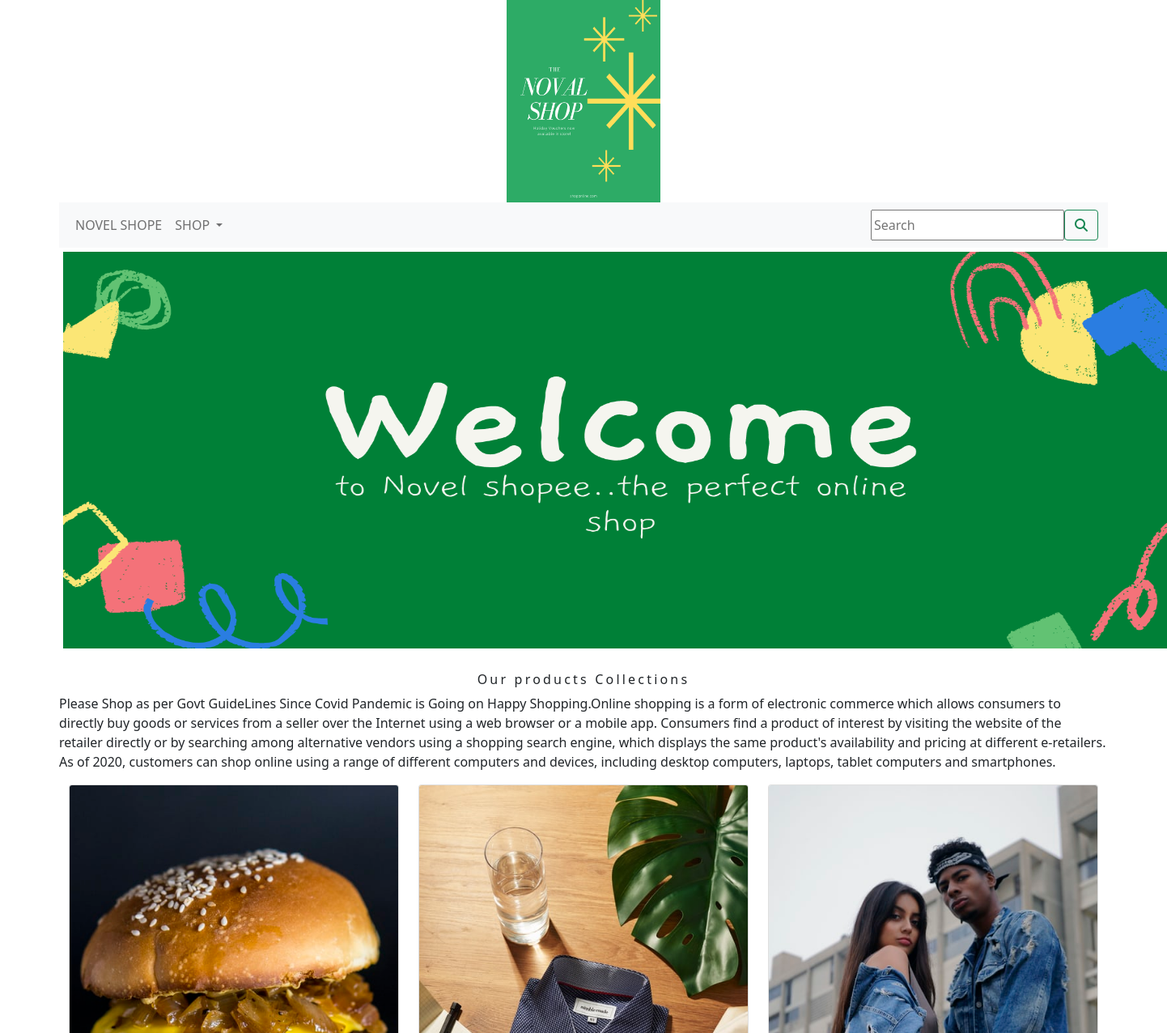
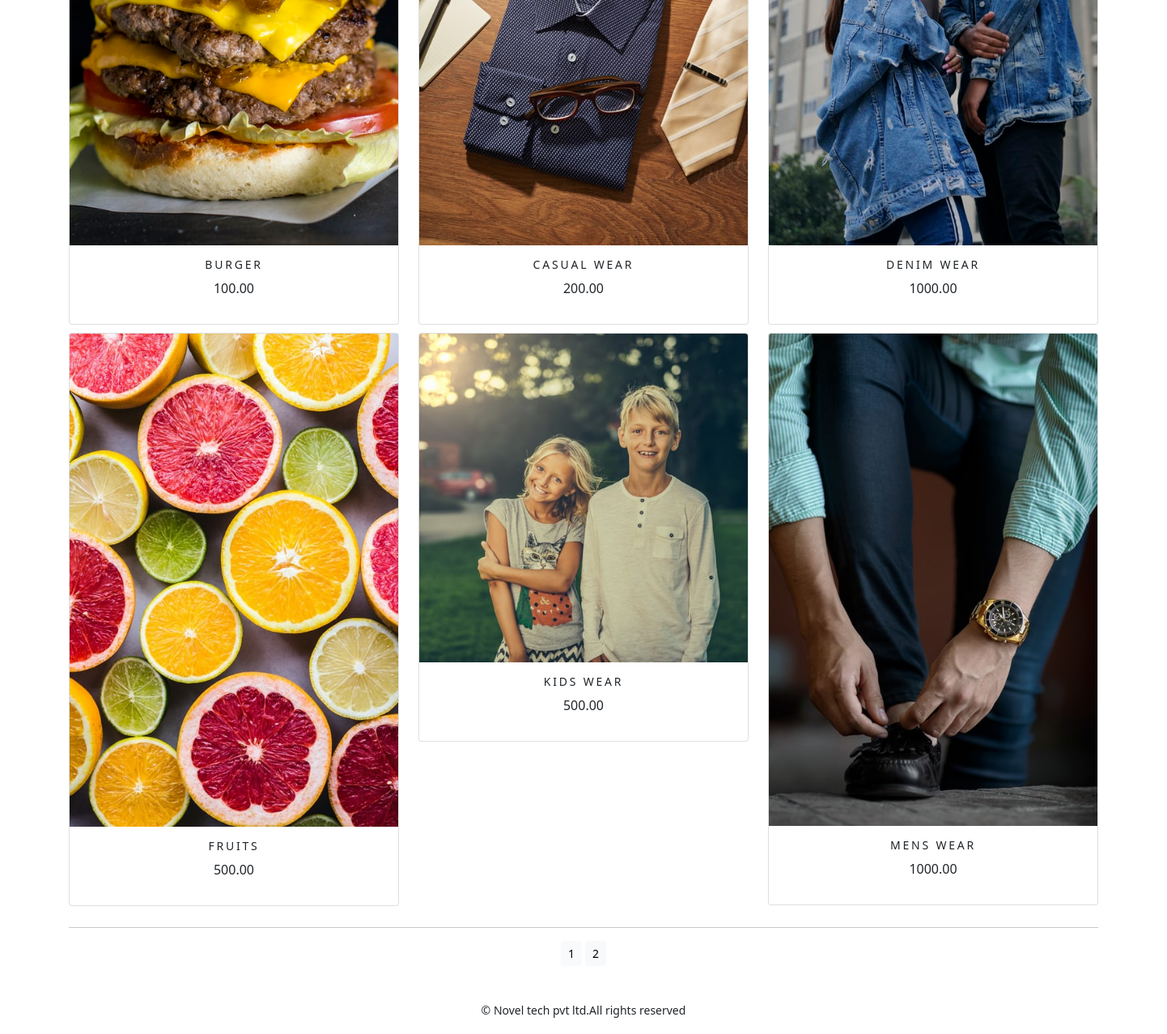
The app's page /shop/ with its own data (2 pictures, top to bottom).
### shop/models.py (models this page shows, shortened)
class Product(models.Model):
    name = models.CharField(max_length=250, unique=True)
    slug = models.SlugField(max_length=250, unique=True)
    description = models.TextField(blank=True)
    price = models.DecimalField(max_digits=10, decimal_places=2)
    category = models.ForeignKey(Category, on_delete=models.CASCADE)
    image = models.ImageField(upload_to='product', blank=True)
    stock = models.IntegerField()
    available = models.BooleanField(default=True)
    created = models.DateTimeField(auto_now_add=True)
    updated = models.DateTimeField(auto_now_add=True)
    def get_url(self):
        return reverse('shop:prodCatdetail', args=[self.category.slug, self.slug])
    class Meta:
        ordering = ('name',)
        verbose_name = 'product'
        verbose_name_plural = 'products'

### shop/views.py (the view)
# urls.py: path('', views.allProdCat, name='allProdCat'),
def allProdCat(request, c_slug=None):
    c_page = None
    products_list = None
    if c_slug != None:
        c_page = get_object_or_404(Category, slug=c_slug)
        products_list = Product.objects.filter(category=c_page, available=True)
    else:
        products_list = Product.objects.all().filter(available=True)
    paginator = Paginator(products_list, 6)
    try:
        page = int(request.GET.get('page', '1'))
    except:
        page = 1
    try:
        products = paginator.page(page)
    except(EmptyPage, InvalidPage):
        products = paginator.page(paginator.num_pages)
    return render(request, "category.html", {'category': c_page, 'products': products})

### cart/context_processors.py (called while the page is built)
def counter(request):
    item_count = 0
    if 'admin' in request.path:
        return {}
    else:
        try:
            cart = Cart.objects.filter(cart_id=_cart_id(request))
            car_items = CartItem.objects.all().filter(cart=cart[:1])
            for cart_item in car_items:
                item_count += cart_item.quantity
        except Cart.DoesNotExist:
            item_count = 0
    return dict(item_count=item_count)

### cart/views.py (called while the page is built)
def _cart_id(request):
    cart = request.session.session_key
    if not cart:
        cart = request.session.create()
    return cart

### shop/context_processors.py (called while the page is built)
def menu_links(request):
    links = Category.objects.all()
    return dict(links=links)

### shop/models.py (called while the page is built)
    def get_url(self):
        return reverse('shop:products_by_category', args=[self.slug])

### templates/category.html (shortened to what this page needs)
{% extends 'base.html' %}
{% load static %}
{% block content %}
<div class="mx_auto">
    {% if category %}
    <img  width="1300" height="700" class="my_image" src="{{category.image.url}}" alt="{{category.name}}">
</div>
    <br>
<div>
    <h1 class="text-center my_title">{{category.name}}</h1>
    <p class="text-justify-">{{category.description}}</p>
</div>
    {% else %}
<div>
    <img class="my_image my_image_padding" src="{% static 'img/banner.png' %}" alt="our products" width="1390px;" height="500px;">
</div>
<br>
<div>
    <h1 class="text-center my_title">Our products Collections</h1>
    <p class="text-justify">Please Shop as per Govt GuideLines Since Covid Pandemic is Going on Happy Shopping.Online shopping is a form of electronic commerce which allows consumers to directly buy goods or services from a seller over the Internet using a web browser or a mobile app. Consumers find a product of interest by visiting the website of the retailer directly or by searching among alternative vendors using a shopping search engine, which displays the same product's availability and pricing at different e-retailers. As of 2020, customers can shop online using a range of different computers and devices, including desktop computers, laptops, tablet computers and smartphones.</p>
</div>
{% endif %}
<div class="container">
    <div class="row mx_auto">
        {% for product in products.object_list %}
        <div class="my_bottom_margin col-9 col-sm-12 col-md4 col-md=12 col-lg-4">
            <div class="card text-center" style="min-width:18rem;">
            <a href="{{product.get_url}}"><img  class="card-img-top my_image"  src="{{product.image.url}}" alt="{{product.name}}"></a>
             <div class="card-body">
                <h4>{{product.name}}</h4>
                <p>{{product.price}}</p>
            </div>
            </div>
        </div>
        {% endfor %}
    </div>
    <div class="mx-auto">
        {% if products.paginator.num_pages > 1 %}
        <hr>
        <div class="text-center">
            {% for pg in products.paginator.page_range %}
            <a href="?page={{pg}}" class="btn btn-light btn-sm {% if products.number == pg%} active {% endif %}">{{pg}}</a>
            {% endfor %}
    </div>
        {% endif %}
    </div>
    <br>
</div>
{% endblock %}

### templates/base.html (shortened to what this page needs)
{% load static %}
<!DOCTYPE html>
<html lang="en">
<head>
    <link rel="stylesheet" href="{% static 'css/custom.css' %}">
        <link href="{% static 'css/bootstrap.min.css' %}" rel="stylesheet">
</head>
<body>
<div class="container">
{% include 'header.html' %}
{% include 'navbar.html' %}
{% block content %}
{% endblock %}
 </div>
{% include 'footer.html' %}
</body>
</html>

### templates/header.html
{% load static %}
<header>
  <center>
    <a href="{%url 'shop:allProdCat' %}"><img src="{% static 'img/logo.png' %}" alt="logoimage" width="190px;" height="250px;">
  </center>
</header>

### templates/navbar.html (shortened to what this page needs)
<nav class="navbar navbar-expand-lg navbar-light bg-light">
  <div class="container-fluid">
    <div class="collapse navbar-collapse" id="navbarSupportedContent">
      <ul class="navbar-nav me-auto mb-2 mb-lg-0">
        <li class="nav-item">
          <a class="nav-link" href="#">Novel Shope</a>
        </li>
        <li class="nav-item dropdown {% if 'shop' in request.path %} active {% endif %}">
          <a class="nav-link dropdown-toggle" href="#" id="navbarDropdown" role="button" data-bs-toggle="dropdown" aria-expanded="false">
            Shop
          </a>
        </li>
      </ul>
      <form class="d-flex" action="{% url 'search_app:SearchResult' %}" method="get">
        <input name="q" type="search" placeholder="Search" aria-label="Search">
        <button class="btn btn-outline-success" type="submit"><i class="fas fa-search"></i></button>
      </form>
    </div>
  </div>
</nav>

### templates/footer.html
<div class="footer navbar-fixed-bottom my_footer">
  <p class="text-center">&copy; Novel tech pvt ltd.All rights reserved</p>
</div>

### static/css/custom.css (style rules this page uses)
body { font-family:'Tajawal', sans-serif; }
.nav-item { letter-spacing : .2em: font-size : 14px; text-transform : uppercase; }
.my_footer { background-colour : #f8f9fa; height : 60px; }
.my_footer p { padding-top : 20px; font-size : 14px; }
.my_image { width: 100% height:auto; }
.my_title { font-size:16px; text_transform:uppercase; letter-spacing:.2em; }
.my_image_padding { padding:5px; }
.my_bottom_margin { margin-bottom:10px; }
.card-body h4 { font-size :14px; text-transform:uppercase; letter-spacing:.2em; }

### records on screen
Product: image (picture), name "BURGER", price "100.00"
Product: image (picture), name "CASUAL WEAR", price "200.00"
Product: image (picture), name "DENIM WEAR", price "1000.00"
Product: image (picture), name "FRUITS", price "500.00"
Product: image (picture), name "KIDS WEAR", price "500.00"
Product: image (picture), name "MENS WEAR", price "1000.00"

### other values on screen
{{ pg }} "1" "2"
